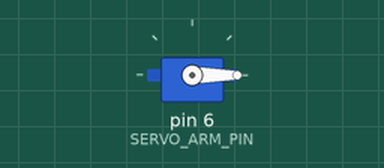
This sketch was run on a simulated Arduino Uno, built with avr-gcc and run on an emulated ATmega328P. On the bench: servo.

Above: at 0.05 s.
Timing chart, 0 to 4.6 s (numbered marks = the images above):
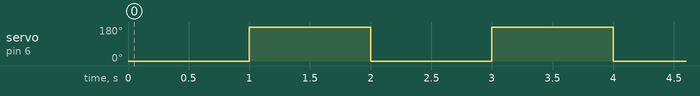

Measured:
- by itself, servo on pin 6 (SERVO_ARM_PIN): alternates 180° for 1.0 s and 0° for 1.0 s

The sketch:

armCode.ino
```cpp
#include "Servo.h"
Servo arm_servo;

#define SERVO_ARM_PIN 6

void setup() {
  // put your setup code here, to run once:
  arm_servo.attach(SERVO_ARM_PIN);

}

void loop() {
  for(int i = 0; i < 10; i++)
  {
    arm_servo.write(0);
    delay(1000);
    arm_servo.write(180);
    delay(1000);
  }

    delay(100);
}
```
